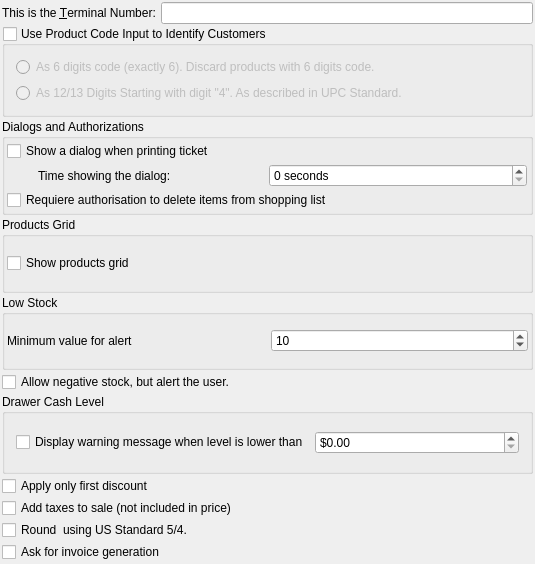
<?xml version="1.0" encoding="UTF-8"?>
<ui version="4.0">
 <class>prefs_base</class>
 <widget class="QWidget" name="prefs_base">
  <property name="geometry">
   <rect>
    <x>0</x>
    <y>0</y>
    <width>535</width>
    <height>564</height>
   </rect>
  </property>
  <property name="minimumSize">
   <size>
    <width>0</width>
    <height>525</height>
   </size>
  </property>
  <layout class="QVBoxLayout" name="verticalLayout_2">
   <property name="spacing">
    <number>2</number>
   </property>
   <property name="leftMargin">
    <number>2</number>
   </property>
   <property name="topMargin">
    <number>2</number>
   </property>
   <property name="rightMargin">
    <number>2</number>
   </property>
   <property name="bottomMargin">
    <number>2</number>
   </property>
   <item>
    <layout class="QHBoxLayout">
     <item>
      <widget class="QLabel" name="label_3">
       <property name="text">
        <string>This is the &amp;Terminal Number:</string>
       </property>
       <property name="buddy">
        <cstring>kcfg_editTerminalNumber</cstring>
       </property>
      </widget>
     </item>
     <item>
      <widget class="QLineEdit" name="kcfg_editTerminalNumber">
       <property name="inputMask">
        <string>0000</string>
       </property>
      </widget>
     </item>
    </layout>
   </item>
   <item>
    <widget class="QGroupBox" name="kcfg_groupUserIdAsCode">
     <property name="sizePolicy">
      <sizepolicy hsizetype="Preferred" vsizetype="Minimum">
       <horstretch>0</horstretch>
       <verstretch>0</verstretch>
      </sizepolicy>
     </property>
     <property name="toolTip">
      <string>Use this to enter Customer IDs at the product code input box. This can improve usability (speed up customer selection) in an environment with many customers.

This would make some products (if any, depending on the mode selected) to be bypassed in favor of customer IDs.</string>
     </property>
     <property name="title">
      <string>Use Product Code Input to Identify Customers</string>
     </property>
     <property name="checkable">
      <bool>true</bool>
     </property>
     <property name="checked">
      <bool>false</bool>
     </property>
     <layout class="QVBoxLayout" name="verticalLayout_5">
      <item>
       <widget class="QRadioButton" name="kcfg_rb6Digits">
        <property name="toolTip">
         <string>Use 6 digits to identify customers. Any product with 6 digits (UPC-E) will be discarded and only clients will be searched.</string>
        </property>
        <property name="text">
         <string>As 6 digits code (exactly 6). Discard products with 6 digits code.</string>
        </property>
       </widget>
      </item>
      <item>
       <widget class="QRadioButton" name="kcfg_rb12DigitsCustom">
        <property name="toolTip">
         <string>&lt;!DOCTYPE HTML PUBLIC &quot;-//W3C//DTD HTML 4.0//EN&quot; &quot;http://www.w3.org/TR/REC-html40/strict.dtd&quot;&gt;
&lt;html&gt;&lt;head&gt;&lt;meta name=&quot;qrichtext&quot; content=&quot;1&quot; /&gt;&lt;style type=&quot;text/css&quot;&gt;
p, li { white-space: pre-wrap; }
&lt;/style&gt;&lt;/head&gt;&lt;body style=&quot; font-family:'Ubuntu'; font-size:11pt; font-weight:400; font-style:normal;&quot;&gt;
&lt;p style=&quot; margin-top:0px; margin-bottom:0px; margin-left:0px; margin-right:0px; -qt-block-indent:0; text-indent:0px;&quot;&gt;Any barcode starting with &amp;quot;4&amp;quot; will be interpreted as a customer id and will not search for a product. For more information about this standard, see &lt;a href=&quot;http://en.wikipedia.org/wiki/Universal_Product_Code#Prefixes&quot;&gt;&lt;span style=&quot; text-decoration: underline; color:#0000ff;&quot;&gt;http://en.wikipedia.org/wiki/Universal_Product_Code#Prefixes&lt;/span&gt;&lt;/a&gt;&lt;/p&gt;&lt;/body&gt;&lt;/html&gt;</string>
        </property>
        <property name="text">
         <string>As 12/13 Digits Starting with digit &quot;4&quot;. As described in UPC Standard.</string>
        </property>
       </widget>
      </item>
     </layout>
    </widget>
   </item>
   <item>
    <widget class="QGroupBox" name="groupBoxOb">
     <property name="sizePolicy">
      <sizepolicy hsizetype="Preferred" vsizetype="Maximum">
       <horstretch>0</horstretch>
       <verstretch>0</verstretch>
      </sizepolicy>
     </property>
     <property name="minimumSize">
      <size>
       <width>0</width>
       <height>0</height>
      </size>
     </property>
     <property name="title">
      <string>Dialogs and Authorizations</string>
     </property>
     <layout class="QVBoxLayout" name="verticalLayout_3">
      <property name="spacing">
       <number>2</number>
      </property>
      <property name="leftMargin">
       <number>2</number>
      </property>
      <property name="topMargin">
       <number>2</number>
      </property>
      <property name="rightMargin">
       <number>2</number>
      </property>
      <property name="bottomMargin">
       <number>2</number>
      </property>
      <item>
       <widget class="QCheckBox" name="kcfg_showDialogOnPrinting">
        <property name="text">
         <string>Show a dialog when printing ticket</string>
        </property>
       </widget>
      </item>
      <item>
       <layout class="QHBoxLayout" name="horizontalLayout_2">
        <property name="spacing">
         <number>3</number>
        </property>
        <property name="sizeConstraint">
         <enum>QLayout::SetMinimumSize</enum>
        </property>
        <property name="leftMargin">
         <number>1</number>
        </property>
        <property name="topMargin">
         <number>1</number>
        </property>
        <property name="rightMargin">
         <number>1</number>
        </property>
        <property name="bottomMargin">
         <number>1</number>
        </property>
        <item>
         <widget class="QLabel" name="label_5">
          <property name="text">
           <string>Time showing the dialog:</string>
          </property>
          <property name="indent">
           <number>30</number>
          </property>
         </widget>
        </item>
        <item>
         <widget class="QSpinBox" name="kcfg_ticketTime">
          <property name="minimumSize">
           <size>
            <width>0</width>
            <height>22</height>
           </size>
          </property>
          <property name="suffix">
           <string> seconds</string>
          </property>
         </widget>
        </item>
       </layout>
      </item>
      <item>
       <widget class="QCheckBox" name="kcfg_requiereDelAuth">
        <property name="text">
         <string>Requiere authorisation to delete items from shopping list</string>
        </property>
       </widget>
      </item>
     </layout>
    </widget>
   </item>
   <item>
    <widget class="QGroupBox" name="groupMatrix">
     <property name="sizePolicy">
      <sizepolicy hsizetype="Preferred" vsizetype="Minimum">
       <horstretch>0</horstretch>
       <verstretch>0</verstretch>
      </sizepolicy>
     </property>
     <property name="title">
      <string>Products Grid</string>
     </property>
     <layout class="QVBoxLayout">
      <property name="spacing">
       <number>2</number>
      </property>
      <property name="leftMargin">
       <number>2</number>
      </property>
      <property name="topMargin">
       <number>2</number>
      </property>
      <property name="rightMargin">
       <number>2</number>
      </property>
      <property name="bottomMargin">
       <number>2</number>
      </property>
      <item>
       <widget class="QCheckBox" name="kcfg_showGrid">
        <property name="text">
         <string>Show products grid</string>
        </property>
       </widget>
      </item>
     </layout>
    </widget>
   </item>
   <item>
    <widget class="QGroupBox" name="groupBox_2">
     <property name="sizePolicy">
      <sizepolicy hsizetype="Preferred" vsizetype="Minimum">
       <horstretch>0</horstretch>
       <verstretch>0</verstretch>
      </sizepolicy>
     </property>
     <property name="title">
      <string>Low Stock</string>
     </property>
     <layout class="QVBoxLayout" name="verticalLayout">
      <property name="spacing">
       <number>2</number>
      </property>
      <property name="leftMargin">
       <number>2</number>
      </property>
      <property name="topMargin">
       <number>2</number>
      </property>
      <property name="rightMargin">
       <number>2</number>
      </property>
      <property name="bottomMargin">
       <number>2</number>
      </property>
      <item>
       <layout class="QHBoxLayout" name="horizontalLayout">
        <item>
         <widget class="QLabel" name="label_4">
          <property name="text">
           <string>Minimum value for alert</string>
          </property>
         </widget>
        </item>
        <item>
         <widget class="QSpinBox" name="kcfg_stockAlertValue">
          <property name="minimum">
           <number>1</number>
          </property>
          <property name="maximum">
           <number>9999</number>
          </property>
          <property name="value">
           <number>10</number>
          </property>
         </widget>
        </item>
       </layout>
      </item>
     </layout>
    </widget>
   </item>
   <item>
    <widget class="QCheckBox" name="kcfg_allowNegativeStock">
     <property name="text">
      <string>Allow negative stock, but alert the user.</string>
     </property>
    </widget>
   </item>
   <item>
    <widget class="QGroupBox" name="groupBox_3">
     <property name="sizePolicy">
      <sizepolicy hsizetype="Preferred" vsizetype="Minimum">
       <horstretch>0</horstretch>
       <verstretch>0</verstretch>
      </sizepolicy>
     </property>
     <property name="minimumSize">
      <size>
       <width>0</width>
       <height>80</height>
      </size>
     </property>
     <property name="title">
      <string>Drawer Cash Level</string>
     </property>
     <layout class="QHBoxLayout" name="horizontalLayout_3">
      <item>
       <widget class="QCheckBox" name="kcfg_displayWarningOnLowCash">
        <property name="text">
         <string>Display warning message when level is lower than</string>
        </property>
       </widget>
      </item>
      <item>
       <widget class="QDoubleSpinBox" name="kcfg_cashMinLevel">
        <property name="prefix">
         <string>$</string>
        </property>
        <property name="maximum">
         <double>999999.989999999990687</double>
        </property>
       </widget>
      </item>
     </layout>
    </widget>
   </item>
   <item>
    <widget class="QCheckBox" name="kcfg_firstDiscountOnly">
     <property name="text">
      <string>Apply only first discount</string>
     </property>
    </widget>
   </item>
   <item>
    <widget class="QCheckBox" name="kcfg_addTax">
     <property name="text">
      <string>Add taxes to sale (not included in price)</string>
     </property>
    </widget>
   </item>
   <item>
    <widget class="QCheckBox" name="kcfg_roundToUSStandard">
     <property name="toolTip">
      <string>0.001-0.004 round down to 0.00 and 0.005 - 0.009 round up to 0.01</string>
     </property>
     <property name="text">
      <string>Round  using US Standard 5/4.</string>
     </property>
    </widget>
   </item>
   <item>
    <widget class="QCheckBox" name="kcfg_askForInvoice">
     <property name="text">
      <string>Ask for invoice generation</string>
     </property>
    </widget>
   </item>
  </layout>
 </widget>
 <layoutdefault spacing="6" margin="11"/>
 <pixmapfunction>qPixmapFromMimeSource</pixmapfunction>
 <includes>
  <include location="local">kcolorbutton.h</include>
 </includes>
 <resources/>
 <connections/>
</ui>
